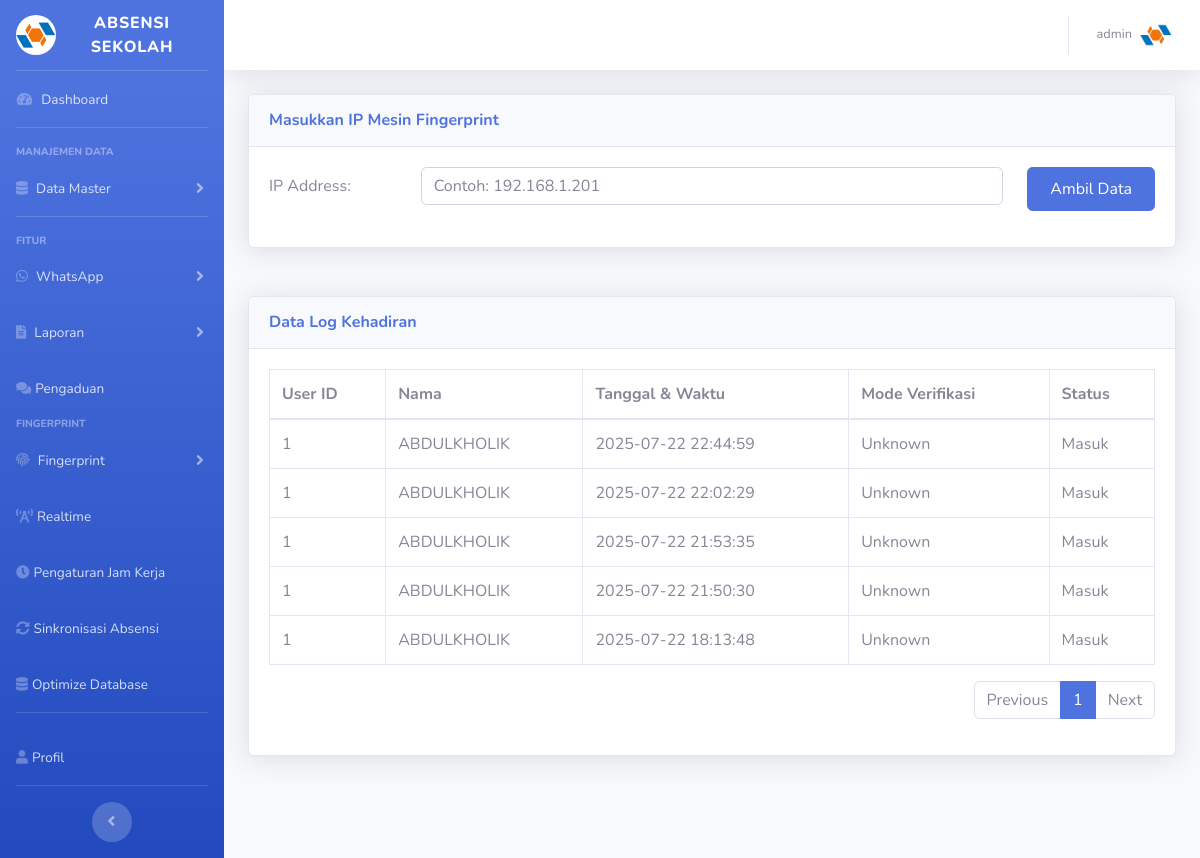
/guru/log_absensi.php (signed in), run on the app's committed database.
### tables this page shows
CREATE TABLE `tbl_kehadiran` (
  `id` int(11) NOT NULL,
  `user_id` int(11) NOT NULL,
  `user_name` varchar(100) DEFAULT NULL,
  `timestamp` datetime DEFAULT NULL,
  `verification_mode` varchar(50) DEFAULT NULL,
  `status` varchar(10) DEFAULT NULL,
  `is_processed` tinyint(1) NOT NULL DEFAULT '0' COMMENT '0: Belum diproses, 1: Sudah diproses',
  `created_at` timestamp NOT NULL DEFAULT CURRENT_TIMESTAMP
);

### guru/log_absensi.php (the view, shortened to what this page needs)
<?php
include __DIR__ . '/../templates/header.php';
include __DIR__ . '/../templates/sidebar.php';
$page = isset($_GET['page']) ? (int)$_GET['page'] : 1;
$limit = 10;
$offset = ($page - 1) * $limit;
$ip_address = isset($_GET['ip']) ? $_GET['ip'] : '';
include '../includes/db.php';
$stmt = $conn->query("SELECT SQL_CALC_FOUND_ROWS * FROM tbl_kehadiran ORDER BY timestamp DESC LIMIT $limit OFFSET $offset");
$log_kehadiran = $stmt->fetchAll(PDO::FETCH_ASSOC);
$total = $conn->query("SELECT FOUND_ROWS()")->fetchColumn();
$totalPages = ceil($total / $limit);
?>
<div id="content-wrapper" class="d-flex flex-column">
    <div id="content">
        <?php include __DIR__ . '/../templates/navbar.php'; ?>
        <div class="container-fluid">
            <div class="row mb-4">
                <div class="col-lg-12">
                    <div class="card shadow mb-4">
                        <div class="card-header py-3">
                            <h6 class="m-0 font-weight-bold text-primary">Masukkan IP Mesin Fingerprint</h6>
                        </div>
                        <div class="card-body">
                            <form method="POST" action="">
                                <div class="form-group row">
                                    <label for="ip_address" class="col-sm-2 col-form-label">IP Address:</label>
                                    <div class="col-sm-8">
                                        <input type="text" class="form-control" id="ip_address" name="ip_address" value="<?php echo htmlspecialchars($ip_address); ?>" placeholder="Contoh: 192.168.1.201">
                                    </div>
                                    <div class="col-sm-2">
                                        <button type="submit" name="submit_ip" class="btn btn-primary btn-block">Ambil Data</button>
                                    </div>
                                </div>
                            </form>
                        </div>
                    </div>
                </div>
            </div>
            <div class="row">
                <div class="col-lg-12">
                    <div class="card shadow mb-4">
                        <div class="card-header py-3">
                            <h6 class="m-0 font-weight-bold text-primary">Data Log Kehadiran</h6>
                        </div>
                        <div class="card-body">
                            <table class="table table-bordered table-responsive-sm">
                                <thead>
                                    <tr>
                                        <th>User ID</th>
                                        <th>Nama</th>
                                        <th>Tanggal & Waktu</th>
                                        <th>Mode Verifikasi</th>
                                        <th>Status</th>
                                    </tr>
                                </thead>
                                <tbody>
                                    <?php if (!empty($log_kehadiran)): ?>
                                        <?php foreach ($log_kehadiran as $log): ?>
                                            <tr>
                                                <td><?php echo htmlspecialchars($log['user_id']); ?></td>
                                                <td><?php echo htmlspecialchars($log['user_name']); ?></td>
                                                <td><?php echo htmlspecialchars($log['timestamp']); ?></td>
                                                <td><?php echo htmlspecialchars($log['verification_mode']); ?></td>
                                                <td><?php echo htmlspecialchars($log['status']); ?></td>
                                            </tr>
                                        <?php endforeach; ?>
                                    <?php else: ?>
                                        <tr>
                                            <td colspan="6" class="text-center">Tidak ada data log kehadiran.</td>
                                        </tr>
                                    <?php endif; ?>
                                </tbody>
                            </table>
                            <nav aria-label="Page navigation example">
                                <ul class="pagination justify-content-end">
                                    <?php if ($page > 1): ?>
                                        <li class="page-item">
                                            <a class="page-link" href="?page=<?php echo $page - 1; ?>&ip=<?php echo urlencode($ip_address); ?>">Previous</a>
                                        </li>
                                    <?php else: ?>
                                        <li class="page-item disabled">
                                            <span class="page-link">Previous</span>
                                        </li>
                                    <?php endif; ?>
                                    <?php for ($i = 1; $i <= $totalPages; $i++): ?>
                                        <li class="page-item <?php if ($page == $i) echo 'active'; ?>">
                                            <a class="page-link" href="?page=<?php echo $i; ?>&ip=<?php echo urlencode($ip_address); ?>"><?php echo $i; ?></a>
                                        </li>
                                    <?php endfor; ?>
                                    <?php if ($page < $totalPages): ?>
                                        <li class="page-item">
                                            <a class="page-link" href="?page=<?php echo $page + 1; ?>&ip=<?php echo urlencode($ip_address); ?>">Next</a>
                                        </li>
                                    <?php else: ?>
                                        <li class="page-item disabled">
                                            <span class="page-link">Next</span>
                                        </li>
                                    <?php endif; ?>
                                </ul>
                            </nav>
                        </div>
                    </div>
                </div>
            </div>
        </div>
    </div>
</div>

### assets/css/mobile-enhancements.css (style rules this page uses)
.btn { min-height: 44px; min-width: 44px; }

### data on the page
tbl_kehadiran: user "1", user_name "ABDULKHOLIK", timestamp "2025-07-22 22:44:59", verification_mode "Unknown", status "Masuk"
tbl_kehadiran: user "1", user_name "ABDULKHOLIK", timestamp "2025-07-22 22:02:29", verification_mode "Unknown", status "Masuk"
tbl_kehadiran: user "1", user_name "ABDULKHOLIK", timestamp "2025-07-22 21:53:35", verification_mode "Unknown", status "Masuk"
tbl_kehadiran: user "1", user_name "ABDULKHOLIK", timestamp "2025-07-22 21:50:30", verification_mode "Unknown", status "Masuk"
tbl_kehadiran: user "1", user_name "ABDULKHOLIK", timestamp "2025-07-22 18:13:48", verification_mode "Unknown", status "Masuk"
